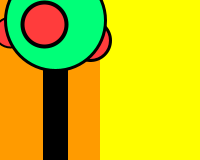
Frame 1 (no input)
Frame 60 (the mouse pressed at the canvas centre just before this capture): identical to frame 1, image omitted
Frame 120 (the mouse held since frame 60 and released just before this capture): identical to frame 1, image omitted

The Processing sketch that drew this single still picture (run headless with seeded random() and noise(); from frame 60 on, the mouse is pressed at the canvas centre):

// Processing sketch: processing_18240
// ── processing_18240.pde

color rightColor = color(255,255,0);
color leftColor = color(255,0,0,100);
color satelliteColor = color(255,60,60);
color ballColor = color(0,255,120);

void setup() {
smooth();
size(200,160);
}

void draw() {
background(rightColor);

noStroke();
fill(leftColor);
rect(0,0,width*.5,height);

stroke(0);
//fill(255);
// vertical stripe
strokeWeight(25);
line(width*.25+5,0,width*.25+5,height);

// left ball
fill(satelliteColor);
strokeWeight(2);
ellipse(width*.05, height*0.2,width*.15,width*.15);

// right one
strokeWeight(3);
ellipse(width*.45,height*.25,width*.2,width*.2);

// big one
fill(ballColor);
strokeWeight(3);
ellipse(width*.25+5,height*.25-20,width*.5,width*.5);

// inner one
fill(satelliteColor);
strokeWeight(4);
ellipse(width*.22,height*.15,width*.22,width*.22);
}

void mouseMoved() {
  ballColor = color(0,255,120,map(mouseX,0,width,0,255));
  satelliteColor = color(255,60,60,map(mouseY,0,height,0,255));
}
